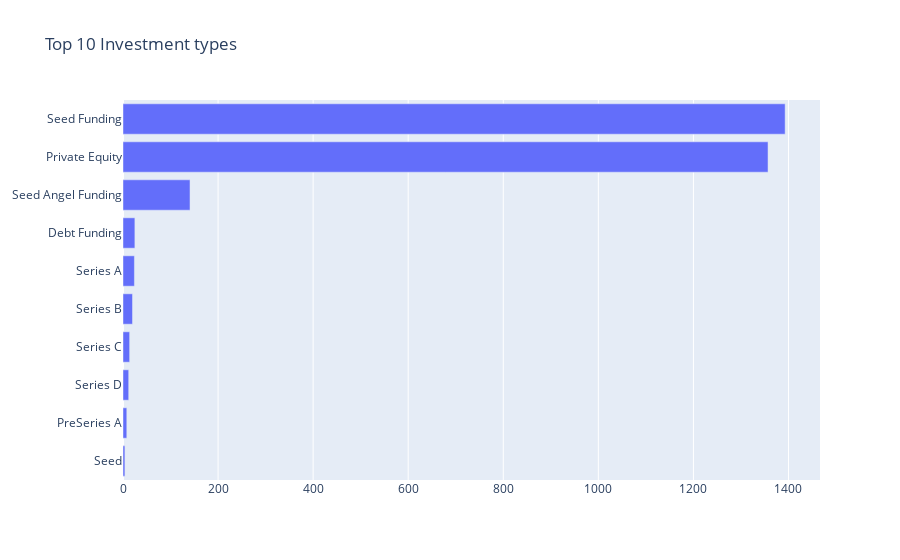

The notebook cell this image was saved under:
### Markdown cell above
https://stackoverflow.com/a/509295/8210613 [start :  stop  :  step ]

### Code cell
fig = go.Figure(data = go.Bar(y = top10_inv_type.index[::-1],
                              x= top10_inv_type.values[::-1],
                              orientation='h'),
                layout_title_text = 'Top 10 Investment types')
fig.show()

### Figure 1 — Plotly figure (JSON) as saved in the notebook; plotly's stock layout.template omitted (floating-point values rounded to 4 significant figures)
{"data": [{"orientation": "h", "type": "bar", "x": [4, 8, 12, 14, 20, 24, 25, 141, 1357, 1393], "y": ["Seed", "PreSeries A", "Series D", "Series C", "Series B", "Series A", "Debt Funding", "Seed Angel Funding", "Private Equity", "Seed Funding"]}], "layout": {"autosize": true, "title": {"text": "Top 10 Investment types"}, "xaxis": {"autorange": true, "range": [0, 1466.0], "type": "linear"}, "yaxis": {"autorange": true, "range": [-0.5, 9.5], "type": "category"}}}
